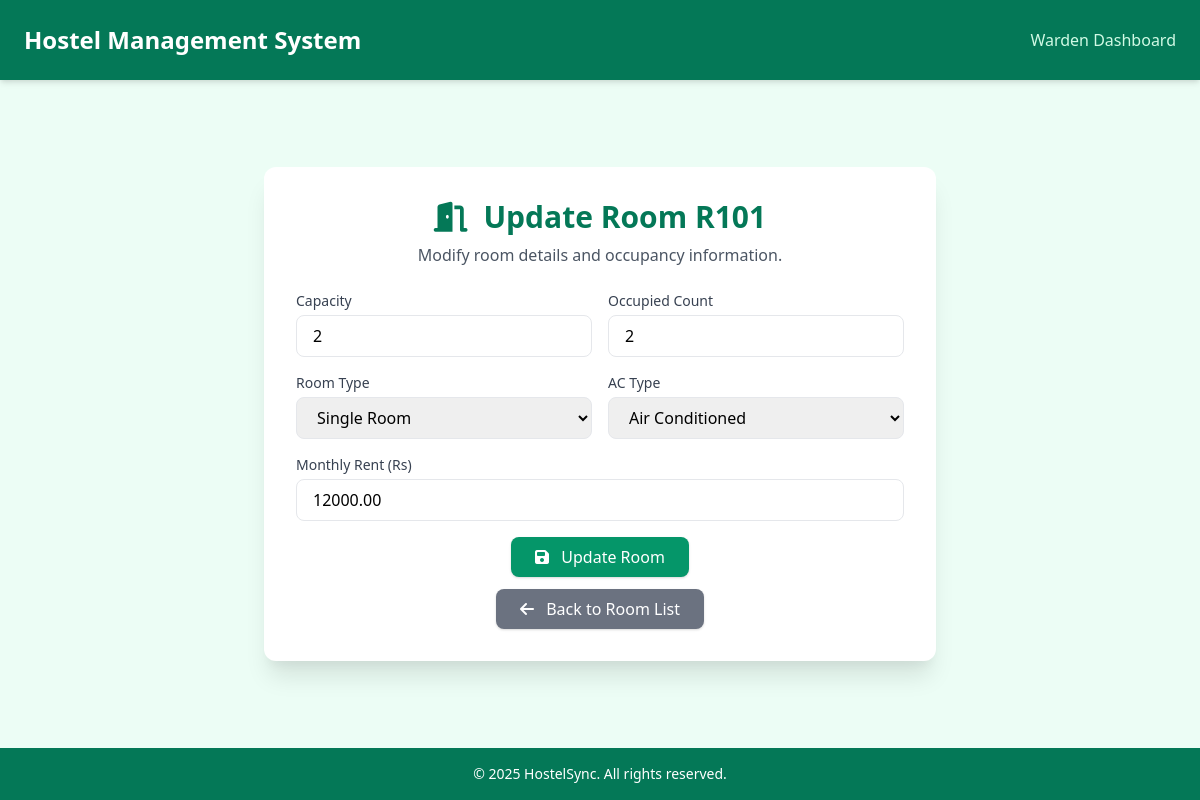
Screenshot of /update_room.php?Room_No=R101 (signed in) with the database file from the repository.
### tables this page shows
CREATE TABLE `room` (
  `Room_No` varchar(10) NOT NULL,
  `Capacity` int(11) DEFAULT NULL,
  `Room_type` enum('Single','Double') DEFAULT NULL,
  `ac_type` enum('ac','non-ac') DEFAULT NULL,
  `Monthly_rent` decimal(10,2) DEFAULT NULL,
  `Occupied_count` int(11) DEFAULT NULL
);

### update_room.php (the view, shortened to what this page needs)
<?php
require 'db_connect.php';
$room_no = $_GET['Room_No'];
$stmt = $conn->prepare("SELECT * FROM room WHERE Room_No = ?");
$stmt->bind_param("s", $room_no);
$stmt->execute();
$result = $stmt->get_result();
$room = $result->fetch_assoc();
?>
<!DOCTYPE html>
<html lang="en">
<head>
    <link href="https://cdn.jsdelivr.net/npm/tailwindcss@2.2.19/dist/tailwind.min.css" rel="stylesheet">
    <link rel="stylesheet" href="https://cdnjs.cloudflare.com/ajax/libs/font-awesome/6.4.0/css/all.min.css">
</head>
<body class="bg-green-50 min-h-screen flex flex-col">
    <header class="bg-green-700 text-white p-6 shadow-md flex justify-between items-center">
        <h1 class="text-2xl font-bold">Hostel Management System</h1>
        <span class="text-green-100 font-medium">Warden Dashboard</span>
    </header>
    <main class="flex-grow flex items-center justify-center px-4 py-8">
        <div class="bg-white rounded-xl shadow-xl p-8 w-full max-w-2xl">
            <div class="text-center mb-6">
                <h2 class="text-3xl font-bold text-green-700 mb-2">
                    <i class="fas fa-door-open mr-2"></i> Update Room <?= htmlspecialchars($room_no) ?>
                </h2>
                <p class="text-gray-600">Modify room details and occupancy information.</p>
            </div>
            <form method="POST" class="space-y-4">
                <div class="grid grid-cols-1 md:grid-cols-2 gap-4">
                    <div>
                        <label class="block text-sm font-medium text-gray-700 mb-1">Capacity</label>
                        <input type="number" name="capacity" value="<?= htmlspecialchars($room['Capacity']) ?>" min="1" required class="w-full border rounded-lg px-4 py-2">
                    </div>
                    <div>
                        <label class="block text-sm font-medium text-gray-700 mb-1">Occupied Count</label>
                        <input type="number" name="occupied_count" value="<?= htmlspecialchars($room['Occupied_count']) ?>" min="0" required class="w-full border rounded-lg px-4 py-2">
                    </div>
                </div>
                <div class="grid grid-cols-1 md:grid-cols-2 gap-4">
                    <div>
                        <label class="block text-sm font-medium text-gray-700 mb-1">Room Type</label>
                        <select name="room_type" required class="w-full border rounded-lg px-4 py-2">
                            <option value="Single" <?= $room['Room_type'] == 'Single' ? 'selected' : '' ?>>Single Room</option>
                        </select>
                    </div>
                    <div>
                        <label class="block text-sm font-medium text-gray-700 mb-1">AC Type</label>
                        <select name="ac_type" required class="w-full border rounded-lg px-4 py-2">
                            <option value="ac" <?= $room['ac_type'] == 'ac' ? 'selected' : '' ?>>Air Conditioned</option>
                        </select>
                    </div>
                </div>
                <div>
                    <label class="block text-sm font-medium text-gray-700 mb-1">Monthly Rent (Rs)</label>
                    <input type="number" step="0.01" name="monthly_rent" value="<?= htmlspecialchars($room['Monthly_rent']) ?>" min="0" required class="w-full border rounded-lg px-4 py-2">
                </div>
                <div class="flex flex-col items-center gap-3 mt-6">
                    <button type="submit" class="bg-green-600 hover:bg-green-700 text-white px-6 py-2 rounded-lg shadow">
                        <i class="fas fa-save mr-2"></i> Update Room
                    </button>
                    <a href="view_rooms.php" class="bg-gray-500 hover:bg-gray-600 text-white px-6 py-2 rounded-lg shadow">
                        <i class="fas fa-arrow-left mr-2"></i> Back to Room List
                    </a>
                </div>
            </form>
        </div>
    </main>
    <footer class="bg-green-700 text-white text-center py-4 text-sm">
        &copy; <?= date('Y') ?> HostelSync. All rights reserved.
    </footer>
</body>
</html>

### rows the page displays
room: capacity "2", occupied_count "2", room_type "Single Room", ac_type "Air Conditioned", monthly_rent "12000.00"

### other values shown
$room_no "R101"
